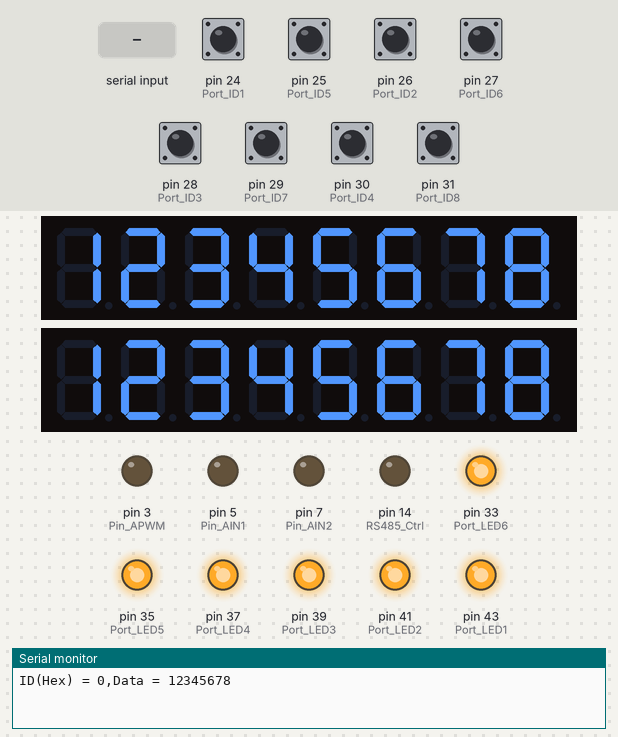
Bench run of a sketch on a simulated Arduino Mega 2560, built with avr-gcc and run on an emulated ATmega2560. On the bench: 2 × 8-digit seven-segment display, output pins drawn as LEDs (lit = HIGH), the last lines printed to the serial monitor. The test bench sets the inputs (shaded band); at power-on: pin 24 (Port_ID1), pin 25 (Port_ID5), pin 26 (Port_ID2), pin 27 (Port_ID6), pin 28 (Port_ID3), pin 29 (Port_ID7), pin 30 (Port_ID4), pin 31 (Port_ID8) HIGH.

Above: at 1.3 s.
1.4 s: "?" received over the second serial link
At 2.5 s:
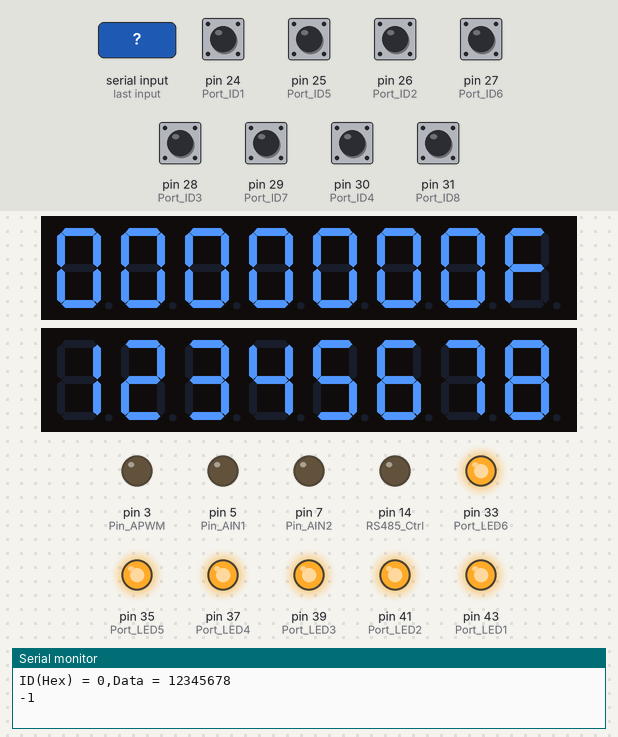
2.9 s: "?" received over the second serial link
At 3.7 s:
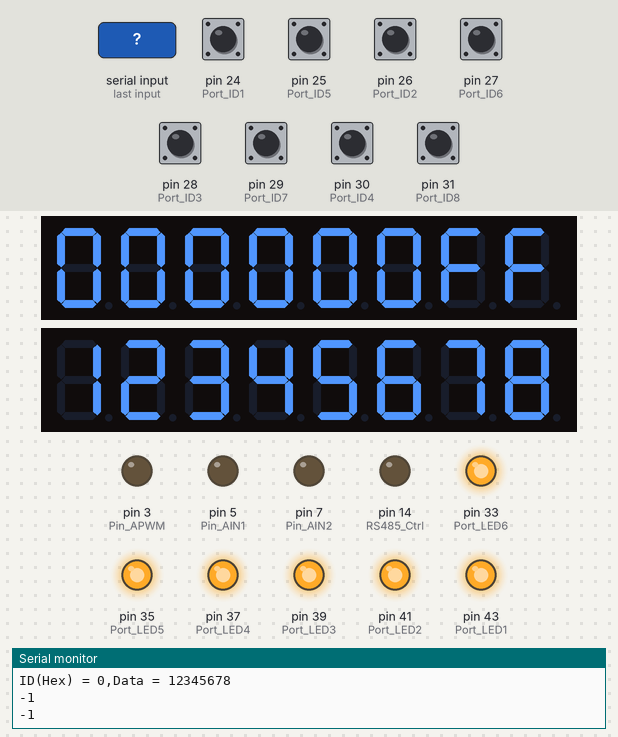
4.4 s: "?" received over the second serial link
At 4.8 s:
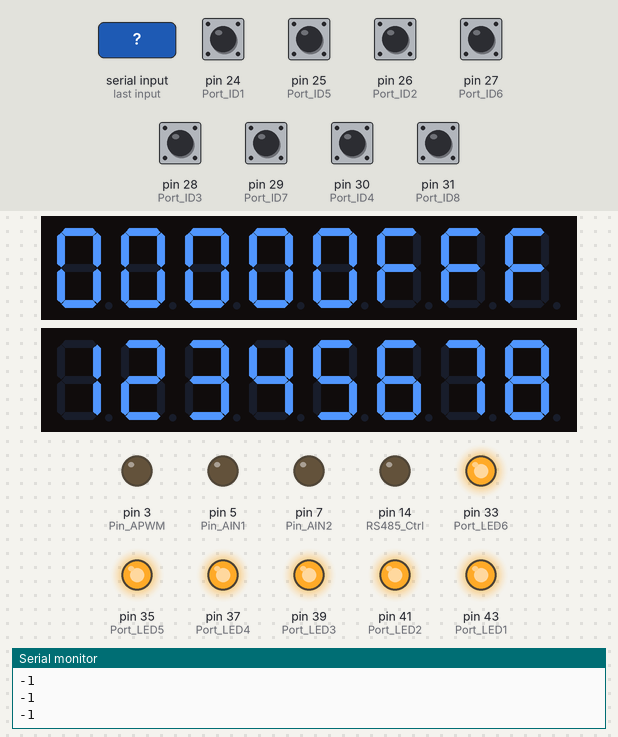
5.9 s: "W" received over Serial
At 7.1 s:
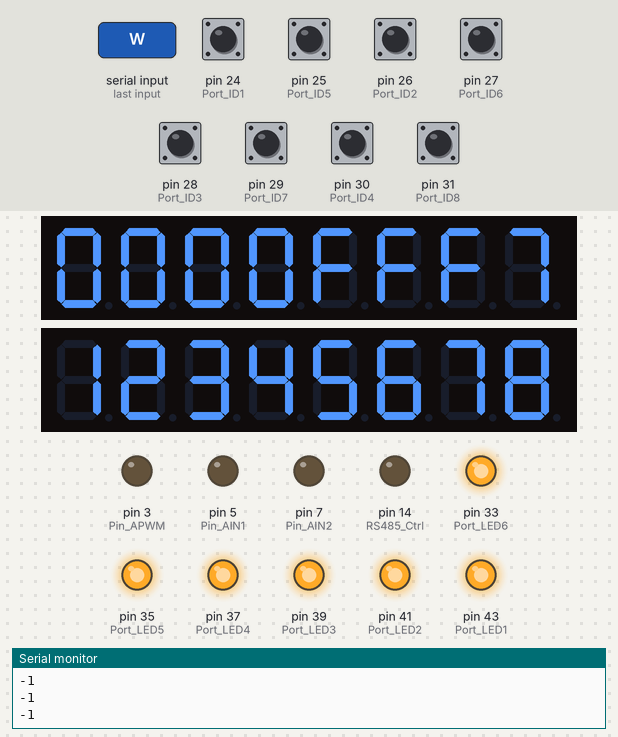
7.4 s: "w" received over Serial
At 8.3 s:
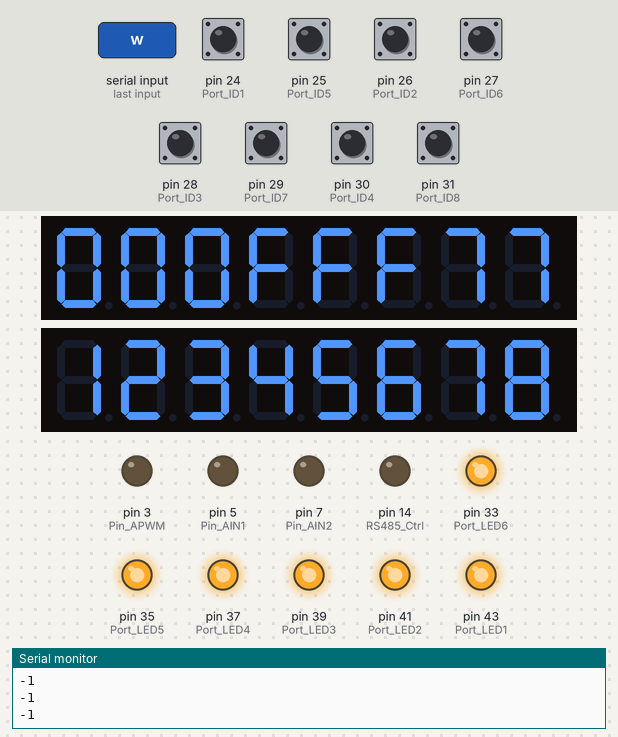
8.9 s: "?" received over the second serial link
At 9.4 s:
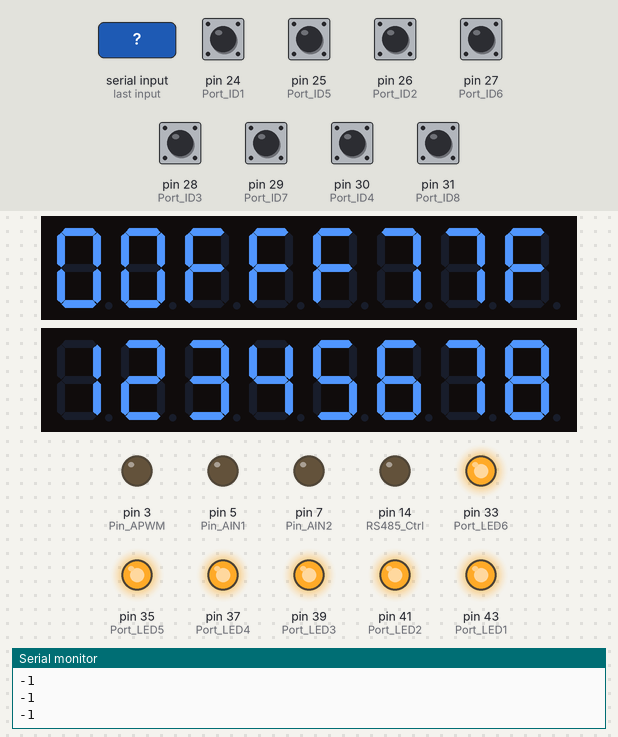
Timing chart, 0 to 11.4 s (numbered marks = the images above; inputs shaded):
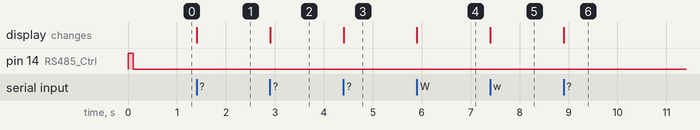

Measured:
- after the input at 1.4 s, the display: changes at once (image 1)
- after the input at 2.9 s, the display: changes at once (image 2)
- after the input at 4.4 s, the display: changes at once (image 3)
- after the input at 5.9 s, the display: changes at once (image 4)
- after the input at 7.4 s, the display: changes at once (image 5)
- after the input at 8.9 s, the display: changes at once (image 6)

The sketch:

TESE_232.ino
```cpp
#include "LedControl.h"
#include "_portAssign.C"
#define nBuffer 23

int testCounter;
int RunDirection = 0, my_ID;
char U_DispBuff[8], L_DispBuff[8];
char ArrDataCMD[nBuffer + 1];

long int myData, StepUpdateData = 11111111;

LedControl modeDisp = LedControl(Port_UpDIN, Port_UpCLK, Port_UpEN, 1);
LedControl nCOuntDisp = LedControl(Port_DwDIN, Port_DwCLK, Port_DwEN, 1);

#include "_01System.C"

void Help(void) {
  Serial.println("==============================");
  Serial.println(" RS485 = 9600, RS232 = 115200 ");
  Serial.println("------------------------------");
  Serial.println("xxxxxxxxWID<Cr> = Write ID");
  Serial.println("RID<Cr> = Read ID");
  Serial.println("UID<Cr> = Update ID");
  Serial.println("------------------------------");
  Serial.print("My ID = 0x");
  if (my_ID < 0x0f) Serial.print("0");
  Serial.println(my_ID, HEX);
  Serial.println("==============================");
}

void setup() {
  Port_Initial();
  All_LED_Off();
  my_ID = Read_myID();
  Serial.begin(9600);
  Serial2.begin(9600);
  Init_All7SegDisplay();
  Pack_myData();

  Serial.print("ID(Hex) = ");
  Serial.print(my_ID,HEX);
  Serial.print(",Data = ");
  Serial.println(myData);

  RS485_TxMode();

  RS485_RxMode();
}

void loop() {

  if (Serial.available()) {
    for (int i = 0; i < nBuffer; i++)
      ArrDataCMD[i] = ArrDataCMD[i + 1];
    ArrDataCMD[nBuffer] = Serial.read();
    if (ArrDataCMD[nBuffer] == '?') Help();
    else UpdateData();
  }

  if (Serial2.available()) {
    for (int i = 0; i < nBuffer; i++)
      ArrDataCMD[i] = ArrDataCMD[i + 1];
    ArrDataCMD[nBuffer] = Serial2.read();
   Serial.println(Serial2.read());
    UpdateData();
  }

}
```

CMD.ino
```cpp
void Pack_myData(void) {
  myData = L_DispBuff[7] % 10;
  myData = myData * 10 + (L_DispBuff[6] % 10);
  myData = myData * 10 + (L_DispBuff[5] % 10);
  myData = myData * 10 + (L_DispBuff[4] % 10);
  myData = myData * 10 + (L_DispBuff[3] % 10);
  myData = myData * 10 + (L_DispBuff[2] % 10);
  myData = myData * 10 + (L_DispBuff[1] % 10);
  myData = myData * 10 + (L_DispBuff[0] % 10);
}

void UnPack_myData(void) {
  L_DispBuff[0] = myData % 10;  myData /= 10;
  L_DispBuff[1] = myData % 10;  myData /= 10;
  L_DispBuff[2] = myData % 10;  myData /= 10;
  L_DispBuff[3] = myData % 10;  myData /= 10;
  L_DispBuff[4] = myData % 10;  myData /= 10;
  L_DispBuff[5] = myData % 10;  myData /= 10;
  L_DispBuff[6] = myData % 10;  myData /= 10;
  L_DispBuff[7] = myData % 10;
}

void Write_Data(void) {
  Serial.println("Write_Data");
  for (int i = 0; i < 8; i++)
    L_DispBuff[i] = ArrDataCMD[nBuffer - 4 - i] & 0xf;
  LowerDisplay();
}

void Read_Data(void) {
  Serial.println("Read_Data");
  Pack_myData();
  Serial.println(myData);
  RS485_TxMode();
  Serial2.print("ID = ");
  Serial2.print(my_ID,HEX);
  Serial2.print(",Data = ");
  Serial2.println(myData);
  RS485_RxMode();
}

void Incress_Data(void) {
  Serial.println("Incress_Data");
  Pack_myData();
  Serial.println(myData);
  myData = myData + StepUpdateData;
  Serial.println(myData);
  UnPack_myData();
  LowerDisplay();
}


void UpdateData(void) {
  for (int i = 0; i < 8; i++)
    U_DispBuff[i] = ArrDataCMD[nBuffer - i] & 0xf;
  UpperDisplay();
  if (ArrDataCMD[nBuffer] == 0x0d) {
    int temp_ID = ArrDataCMD[nBuffer - 2] & 0xf;
    temp_ID = temp_ID * 16 + (ArrDataCMD[nBuffer - 1] & 0xf);
    Serial.println(ArrDataCMD[nBuffer]);

      if ((ArrDataCMD[nBuffer - 3] == 'W') || (ArrDataCMD[nBuffer - 3] == 'w'))  Write_Data();
      if ((ArrDataCMD[nBuffer - 3] == 'R') || (ArrDataCMD[nBuffer - 3] == 'r'))  Read_Data();
      if ((ArrDataCMD[nBuffer - 3] == 'U') || (ArrDataCMD[nBuffer - 3] == 'u'))  Incress_Data();

  }
}
```

_01System.C
```cpp
//=============================================================
void Port_Initial(void) {
  pinMode(Port_ID1, INPUT_PULLUP);
  pinMode(Port_ID2, INPUT_PULLUP);
  pinMode(Port_ID3, INPUT_PULLUP);
  pinMode(Port_ID4, INPUT_PULLUP);
  pinMode(Port_ID5, INPUT_PULLUP);
  pinMode(Port_ID6, INPUT_PULLUP);
  pinMode(Port_ID7, INPUT_PULLUP);
  pinMode(Port_ID8, INPUT_PULLUP);

  pinMode(Port_Sw1, INPUT_PULLUP);
  pinMode(Port_Sw2, INPUT_PULLUP);
  pinMode(Port_Sw3, INPUT_PULLUP);
  pinMode(Port_Sw4, INPUT_PULLUP);

  pinMode(Port_LED1, OUTPUT);
  pinMode(Port_LED2, OUTPUT);
  pinMode(Port_LED3, OUTPUT);
  pinMode(Port_LED4, OUTPUT);
  pinMode(Port_LED5, OUTPUT);
  pinMode(Port_LED6, OUTPUT);

  pinMode(Pin_EncoderA, INPUT);
  pinMode(Pin_EncoderB, INPUT);
  pinMode(Pin_EncoderZ, INPUT);

  pinMode(Pin_APWM, OUTPUT);
  pinMode(Pin_AIN1, OUTPUT);
  pinMode(Pin_AIN2, OUTPUT);

  pinMode(RS485_Ctrl, OUTPUT);
}

void RS485_TxMode(void)
{ digitalWrite(RS485_Ctrl, HIGH);   // 0 = Rx
  delay(50);
}

void RS485_RxMode(void)
{ delay(50);
  digitalWrite(RS485_Ctrl, LOW);    // 0 = Rx
}

void All_LED_Off(void) {
  digitalWrite(Port_LED1, HIGH);
  digitalWrite(Port_LED2, HIGH);
  digitalWrite(Port_LED3, HIGH);
  digitalWrite(Port_LED4, HIGH);
  digitalWrite(Port_LED5, HIGH);
  digitalWrite(Port_LED6, HIGH);
}

//=============================================================
int Read_myID(void) {
  int xAddress = 0;
  xAddress = xAddress * 2 + digitalRead(Port_ID1);
  xAddress = xAddress * 2 + digitalRead(Port_ID2);
  xAddress = xAddress * 2 + digitalRead(Port_ID3);
  xAddress = xAddress * 2 + digitalRead(Port_ID4);
  xAddress = xAddress * 2 + digitalRead(Port_ID5);
  xAddress = xAddress * 2 + digitalRead(Port_ID6);
  xAddress = xAddress * 2 + digitalRead(Port_ID7);
  xAddress = xAddress * 2 + digitalRead(Port_ID8);
  return xAddress ^ 0xff;
}


//=============================================================
//=============================================================
void UpperDisplay(void) {
  modeDisp.setDigit(0, 0, U_DispBuff[0], false);
  modeDisp.setDigit(0, 1, U_DispBuff[1], false);
  modeDisp.setDigit(0, 2, U_DispBuff[2], false);
  modeDisp.setDigit(0, 3, U_DispBuff[3], false);
  modeDisp.setDigit(0, 4, U_DispBuff[4], false);
  modeDisp.setDigit(0, 5, U_DispBuff[5], false);
  modeDisp.setDigit(0, 6, U_DispBuff[6], false);
  modeDisp.setDigit(0, 7, U_DispBuff[7], false);
}

void LowerDisplay(void) {
  nCOuntDisp.setDigit(0, 0, L_DispBuff[0], false);
  nCOuntDisp.setDigit(0, 1, L_DispBuff[1], false);
  nCOuntDisp.setDigit(0, 2, L_DispBuff[2], false);
  nCOuntDisp.setDigit(0, 3, L_DispBuff[3], false);
  nCOuntDisp.setDigit(0, 4, L_DispBuff[4], false);
  nCOuntDisp.setDigit(0, 5, L_DispBuff[5], false);
  nCOuntDisp.setDigit(0, 6, L_DispBuff[6], false);
  nCOuntDisp.setDigit(0, 7, L_DispBuff[7], false);
}

void Init_All7SegDisplay(void) {
  modeDisp.shutdown(0, false);
  modeDisp.setIntensity(0, 2);
  modeDisp.clearDisplay(0);
  nCOuntDisp.shutdown(0, false);
  nCOuntDisp.setIntensity(0, 2);
  nCOuntDisp.clearDisplay(0);

  U_DispBuff[7] = 1;
  U_DispBuff[6] = 2;
  U_DispBuff[5] = 3;
  U_DispBuff[4] = 4;
  U_DispBuff[3] = 5;
  U_DispBuff[2] = 6;
  U_DispBuff[1] = 7;
  U_DispBuff[0] = 8;
  UpperDisplay();

  L_DispBuff[7] = 1;
  L_DispBuff[6] = 2;
  L_DispBuff[5] = 3;
  L_DispBuff[4] = 4;
  L_DispBuff[3] = 5;
  L_DispBuff[2] = 6;
  L_DispBuff[1] = 7;
  L_DispBuff[0] = 8;
  LowerDisplay();
}
```

_portAssign.c
```cpp
#define Port_ID1 24
#define Port_ID2 26
#define Port_ID3 28
#define Port_ID4 30
#define Port_ID5 25
#define Port_ID6 27
#define Port_ID7 29
#define Port_ID8 31

#define Port_Sw1 46
#define Port_Sw2 44
#define Port_Sw3 42
#define Port_Sw4 40

#define Port_LED1 43
#define Port_LED2 41
#define Port_LED3 39
#define Port_LED4 37
#define Port_LED5 35
#define Port_LED6 33

#define Port_UpDIN  23
#define Port_UpCLK  8
#define Port_UpEN   10
#define Port_DwDIN  22
#define Port_DwCLK  4
#define Port_DwEN   6

#define Pin_APWM 3
#define Pin_AIN1 5
#define Pin_AIN2 7
#define Pin_BPWM 9
#define Pin_BIN1 11
#define Pin_BIN2 15

#define Pin_EncoderA  18    // INT3 > PD3 >> 18 (interrupt 5),
#define Pin_EncoderB  19    // INT2 > PD2 >> 19 (interrupt 4),
#define Pin_EncoderZ  38    // T0

#define RS485_Ctrl 14
#define RS485_TxPin 16
#define RS485_RxPin 17
```
